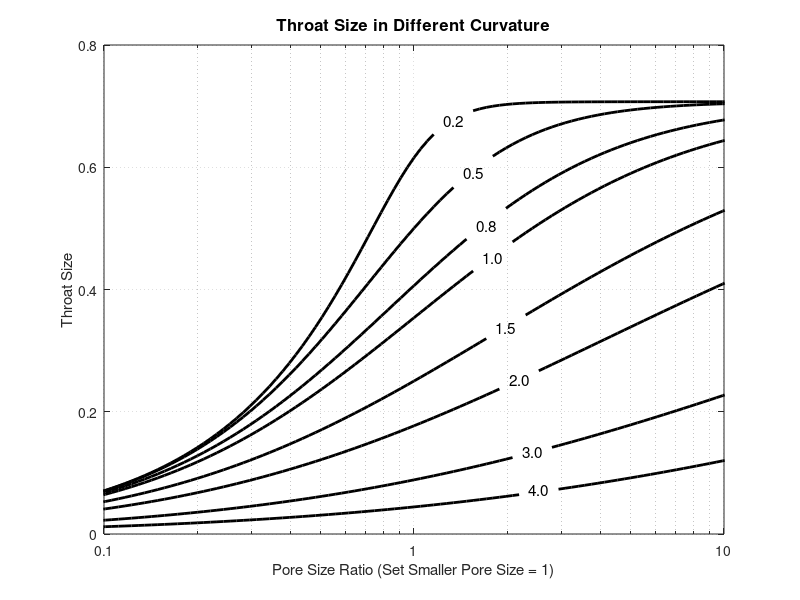

The MATLAB source for this figure:
tmp = sqrt(2) / 2;
index = [55, 58, 60, 61, 63, 65, 67, 68];
c = [0.2, 0.5, 0.8, 1.0, 1.5, 2.0, 3.0, 4.0];
r1 = 0.001;

res = zeros(length(c), 100);
for i = 1:length(c);
    for j = 1:100
        curv = c(i);
        r2 = 1.05 ^ (j - 50) * r1;
        t1 = r1 * tmp / ((1 - r1 * tmp) ^ curv);
        t2 = r2 * tmp / ((1 - r2 * tmp) ^ curv);
        res(i, j) = t1 * t2 * ((t1 ^ (1 / curv) + t2 ^ (1 / curv)) ^ (-curv));
    end
    semilogx(1.05 .^ (-49:(index(i) - 52)), res(i, 1:(index(i) - 2)) * 1000, 'k', 'linewidth', 2);
    hold on;
    semilogx(1.05 .^ ((index(i) - 46):50), res(i, (index(i) + 4):100) * 1000, 'k', 'linewidth', 2);
    text(1.05^(index(i)-49), res(i, index(i)) * 1000 + 0.005, num2str(c(i), '%.1f'), 'HorizontalAlignment', 'center', 'FontSize', 11, 'Color', 'k');
end

xlim([0.1, 10]);
set(gca, 'xticklabel', {'0.1', '1', '10'});
title('Throat Size in Different Curvature', 'FontSize', 12);
xlabel('Pore Size Ratio (Set Smaller Pore Size = 1)');
ylabel('Throat Size');
grid on;
set(gca, 'GridLineStyle', ':');
